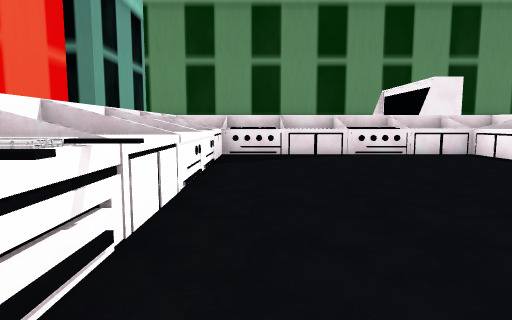
view 1 (above)

15 first-person views from a walk through a scene from a Unity 3-D project. The camera is 1.4 m above the floor, tilts 6° down and sees 75° across. The floor is counted in squares, 2 m on a side. Each view is taken from the middle of a square. On the plan, view 1 faces up. The plan holds only what a view shows up to about 10 squares ahead; the rest is blank. The place goes on beyond the plan. The player character is not drawn. Some animated figures are left out. Some surface patterns are stand-ins.

view 2
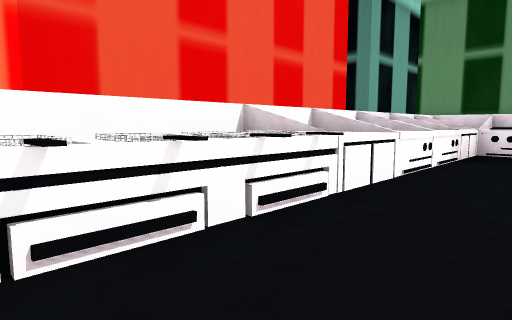

view 3
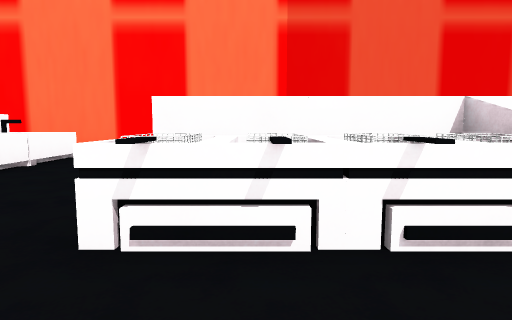

view 4
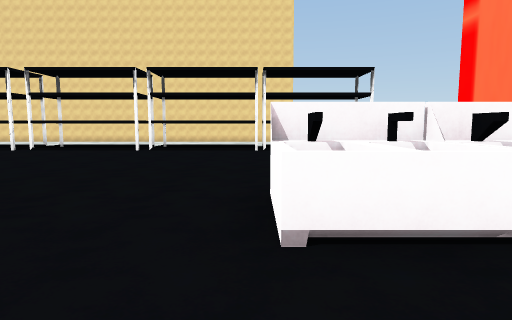

view 5
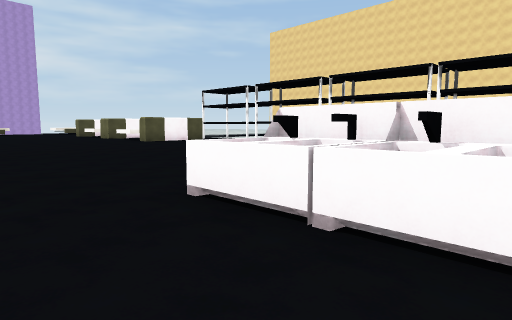

view 6
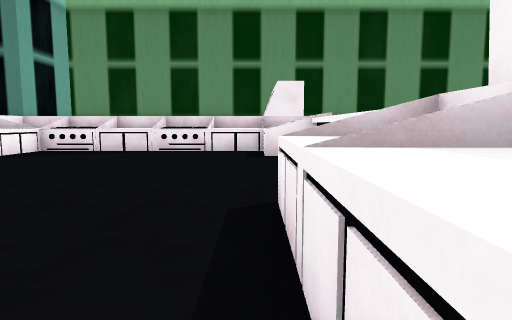

view 7
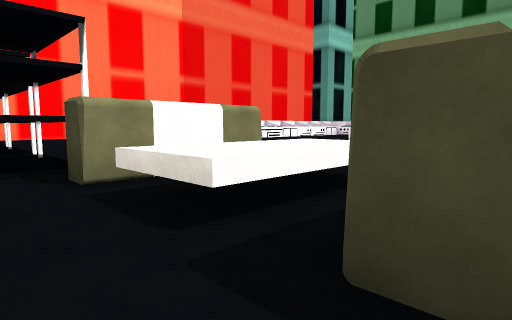

view 8
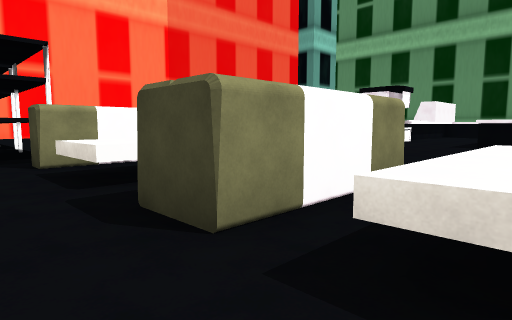

view 9
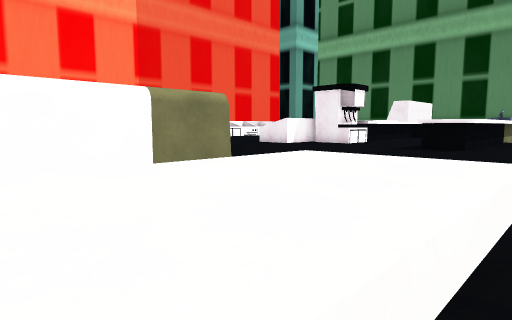

view 10
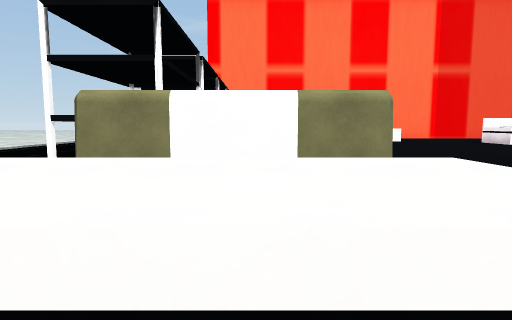

view 11
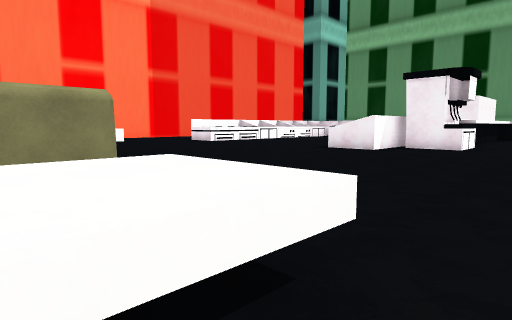

view 12
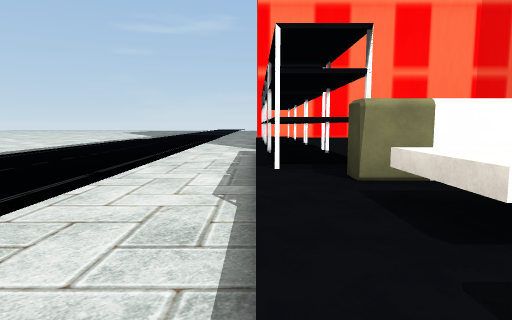

view 13
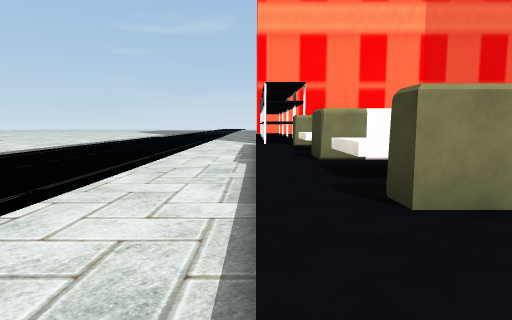

view 14
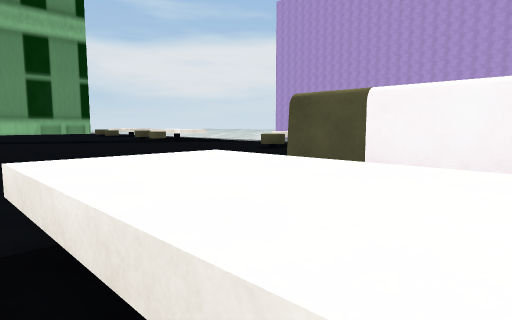

view 15
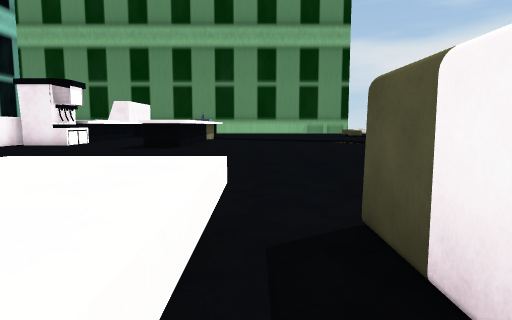

### Floor plan
Key: @ floor where view 1 was taken; # wall or solid block; . floor; ^ raised ledge; v drop or lower ground; O other object.
Columns run from 6 left of view 1 to 20 right of it. Each row starts with its distance up from view 1.
  9     #OOO#OO#^#
  8     #OOOOOO^^
  7     #^......^
  6     #^...... #
  5     #^...... #
  4     #^...... #
  3     #^...... #
  2     #^......^##.
  1     #^.. ...^##.   #
  0     #^@.  ..^....  # ..
 -1     ^^..   .^.....##.....
 -2 ......     ..............
 -3 ..........................
 -4 OOO................ .... ..
 -5 OOO................ .... ..
 -6    ................ ....
 -7    ........    ........
 -8    ......      ........
 -9    .......   #.^^.#.^.#
-10    .......   #.^^.#.^.#
-11    ........  #.^^.#.^.#.
-12 OOOOOOOOOOOOO............
-13         ..................
-14         vvvvvvvvvvvvvvv

Positions as (right, up) in squares from view 1, and headings:
1: (0, 0), facing up
2: (1, -1), facing up-left
3: (1, 0), facing left
4: (-3, -2), facing down
5: (-6, -2), facing down-right
6: (5, -1), facing up
7: (12, -13), facing up-left
8: (14, -13), facing up-left
9: (15, -11), facing up-left
10: (11, -10), facing left
11: (11, -10), facing up-left
12: (12, -13), facing left
13: (19, -13), facing left
14: (13, -11), facing up-right
15: (15, -11), facing up
